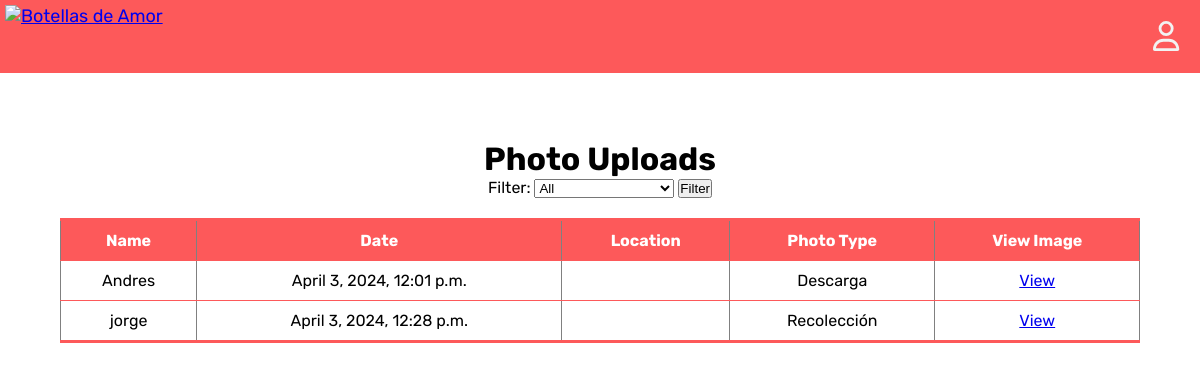
Before: / with the older database file.
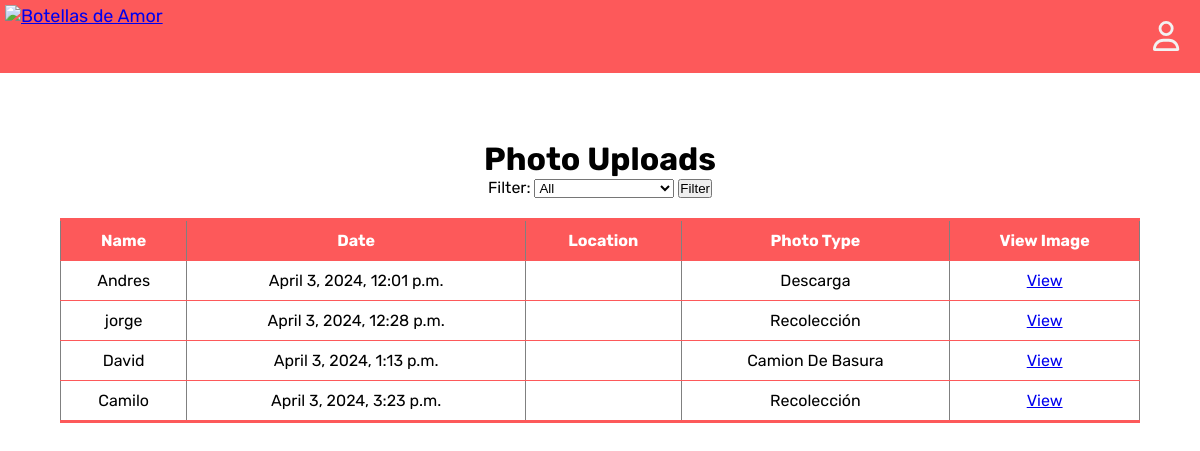
After: the same page with the newer database file.
### APP/models.py (models this page shows, shortened)
class Foto(models.Model):
    PHOTO_CHOICES=[
        ("Recolección", "Recolección"),
        ("Descarga", "Descarga"),
        ("Camion Basura","Camion De Basura"),
    ]
    name = models.CharField(max_length=255, default='')
    image = models.ImageField(upload_to='uploads/product/')
    photoType = models.CharField(max_length=255, choices=PHOTO_CHOICES, default="Recolección")
    date = models.DateTimeField(auto_now_add=True)
    place = models.CharField(max_length=255)

### APP/views.py (the view)
# urls.py: path("", views.homePageView, name= "home"),
def homePageView(request):
    filter_option = request.GET.get('filter')
    if filter_option == 'recent':
        photos = Foto.objects.order_by('-date')
    elif filter_option == 'oldest':
        photos = Foto.objects.order_by('date')
    else:
        photos = Foto.objects.all()
    return render(request, 'core/home.html', {'photo_uploads': photos})

### APP/templates/core/home.html (shortened to what this page needs)
{% extends 'core/base.html' %}
{% load static %}
{% block content %}
</head>
<body>
    <h1>Photo Uploads</h1>
    <form action="{% url 'home' %}" method="GET">
        <label for="filter">Filter:</label>
        <select name="filter" id="filter">
            <option value="">All</option>
        </select>
        <button type="submit">Filter</button>
    </form>
    <table border="1">
        <thead>
            <tr>
                <th>Name</th>
                <th>Date</th>
                <th>Location</th>
                <th>Photo Type</th>
                <th>View Image</th>
            </tr>
        </thead>
        <tbody>
            {% for photo in photo_uploads %}
            <tr>
                <td>{{ photo.name }}</td>
                <td>{{ photo.date }}</td>
                <td>{{ photo.place }}</td>
                <td>{{ photo.get_photoType_display }}</td>
                <td>
                    <a href="{{ photo.image.url }}" target="_blank">View</a>
                </td>
            </tr>
            {% endfor %}
        </tbody>
    </table>
</body>
{% endblock %}

### APP/templates/core/base.html (shortened to what this page needs)
{% load static %}
<!DOCTYPE html>
<html lang="en">
<head>
    <link rel="stylesheet" href="{% static 'css/style.css' %}">
</head>
<body>
    <header class="header">
        <div class="nav-container">
            <div class="itemleft">
                <a href="{% url 'home' %}"><img width="115" height="67" src="https://botellasdeamor.org/wp-content/uploads/2023/05/lnogo-de-botellas-de-amor.webp" class="custom-logo" alt="Botellas de Amor" decoding="async"></a>
            </div>
            <div class="nav-items">
            </div>
            <div class="itemsright">
                {% if user.is_authenticated %}
                <a href="{% url 'addform' %}"><i class="fa fa-upload" aria-hidden="true" style="font-size: 30px;"></i>
                <a href="{% url 'logout' %}"> Cerrar Sesión</i></a>
                {% else %}
                    <a href="{% url 'login' %}"><i class="fa-regular fa-user" style="font-size: 30px;"></i></a>
                {% endif %}
                </div>
        </div>
    </header>
    <main class="main">
        {% block content %}
        {% endblock %}
    </main>
</body>
</html>

### APP/static/css/style.css (style rules this page uses)
* { margin: 0; padding: 0; box-sizing: border-box; }
body { background-color: white; height: 3000px; padding-top: 60px; font-family: "Rubik", sans-serif; }
.header { background-color: #fd595a; position: fixed; top:0px; z-index: 10000; width: 100%; }
.nav-container { display: flex; font-size: 18px; justify-content: space-between; }
.main { margin-top: 80px; }
.nav-items { padding: 5px; display: flex; justify-content: space-between; margin-left: 5%; }
.itemleft { left: 0; padding: 5px; }
.itemsright { right: 0; padding: 5px; }
.itemsright a { float: left; color: #f2f2f2; text-align: center; padding: 16px 16px; text-decoration: none; }
.itemsright a { display: inline-block; position: relative; }
.itemsright a::after { content: ''; position: absolute; width: 100%; transform: scaleX(0); height: 2px; bottom: 20%; left: 0; background-color: white; transform-origin: bottom right; transition: transform 0.25s ease-out; }

### APP/templates/core/home.html (style rules this page uses)
body { text-align: center; }
table { width: 90%; border-collapse: collapse; margin: 20px auto; border-top: 3px solid #fd595a; border-bottom: 3px solid #fd595a; }
th, td { padding: 10px; border-bottom: 1px solid #fd595a; }
th { background-color: #fd595a; color: white; }

Changed rows visible on the page:
added Foto: name "David", date "April 3, 2024, 1:13 p.m.", photoType "Camion De Basura"
added Foto: name "Camilo", date "April 3, 2024, 3:23 p.m.", photoType "Recolección"
